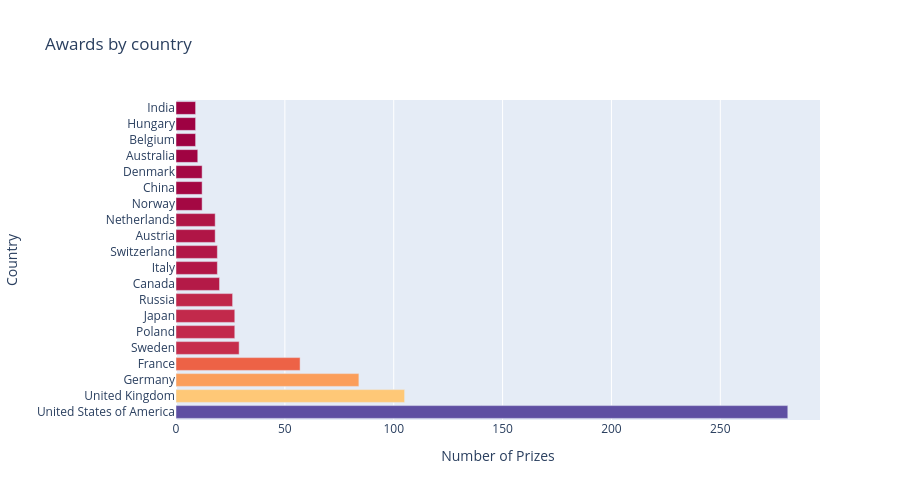

The code cell stored with this chart in its notebook:
### Markdown cell above
# Use a Choropleth Map to Show the Number of Prizes Won by Country

* Create this choropleth map using [the plotly documentation](https://plotly.com/python/choropleth-maps/):

<img src=https://i.imgur.com/s4lqYZH.png>

* Experiment with [plotly's available colours](https://plotly.com/python/builtin-colorscales/). I quite like the sequential colour `matter` on this map. 

Hint: You'll need to use a 3 letter country code for each country.

### Code cell
top20_bar = px.bar(top20countries,x='prize',y='birth_country_current',orientation='h',color='prize',color_continuous_scale='spectral',height=500,title='Awards by country')
top20_bar.update_layout(xaxis_title='Number of Prizes', 
                    yaxis_title='Country',
                    coloraxis_showscale=False)
top20_bar.show()

### Figure 1 — Plotly figure (JSON) as saved in the notebook; plotly's stock layout.template omitted (floating-point values rounded to 4 significant figures)
{"data": [{"hovertemplate": "prize=%{marker.color}<br>birth_country_current=%{y}<extra></extra>", "legendgroup": "", "marker": {"color": [281, 105, 84, 57, 29, 27, 27, 26, 20, 19, 19, 18, 18, 12, 12, 12, 10, 9, 9, 9], "coloraxis": "coloraxis", "pattern": {"shape": ""}}, "name": "", "orientation": "h", "showlegend": false, "textposition": "auto", "type": "bar", "x": [281, 105, 84, 57, 29, 27, 27, 26, 20, 19, 19, 18, 18, 12, 12, 12, 10, 9, 9, 9], "xaxis": "x", "y": ["United States of America", "United Kingdom", "Germany", "France", "Sweden", "Poland", "Japan", "Russia", "Canada", "Italy", "Switzerland", "Austria", "Netherlands", "Norway", "China", "Denmark", "Australia", "Belgium", "Hungary", "India"], "yaxis": "y"}], "layout": {"barmode": "relative", "coloraxis": {"autocolorscale": false, "colorbar": {"title": {"text": "prize"}}, "colorscale": [[0, "rgb(158,1,66)"], [0.1, "rgb(213,62,79)"], [0.2, "rgb(244,109,67)"], [0.3, "rgb(253,174,97)"], [0.4, "rgb(254,224,139)"], [0.5, "rgb(255,255,191)"], [0.6, "rgb(230,245,152)"], [0.7, "rgb(171,221,164)"], [0.8, "rgb(102,194,165)"], [0.9, "rgb(50,136,189)"], [1, "rgb(94,79,162)"]], "showscale": false}, "height": 500, "legend": {"tracegroupgap": 0}, "title": {"text": "Awards by country"}, "xaxis": {"anchor": "y", "domain": [0, 1], "title": {"text": "Number of Prizes"}}, "yaxis": {"anchor": "x", "domain": [0, 1], "title": {"text": "Country"}}}}
